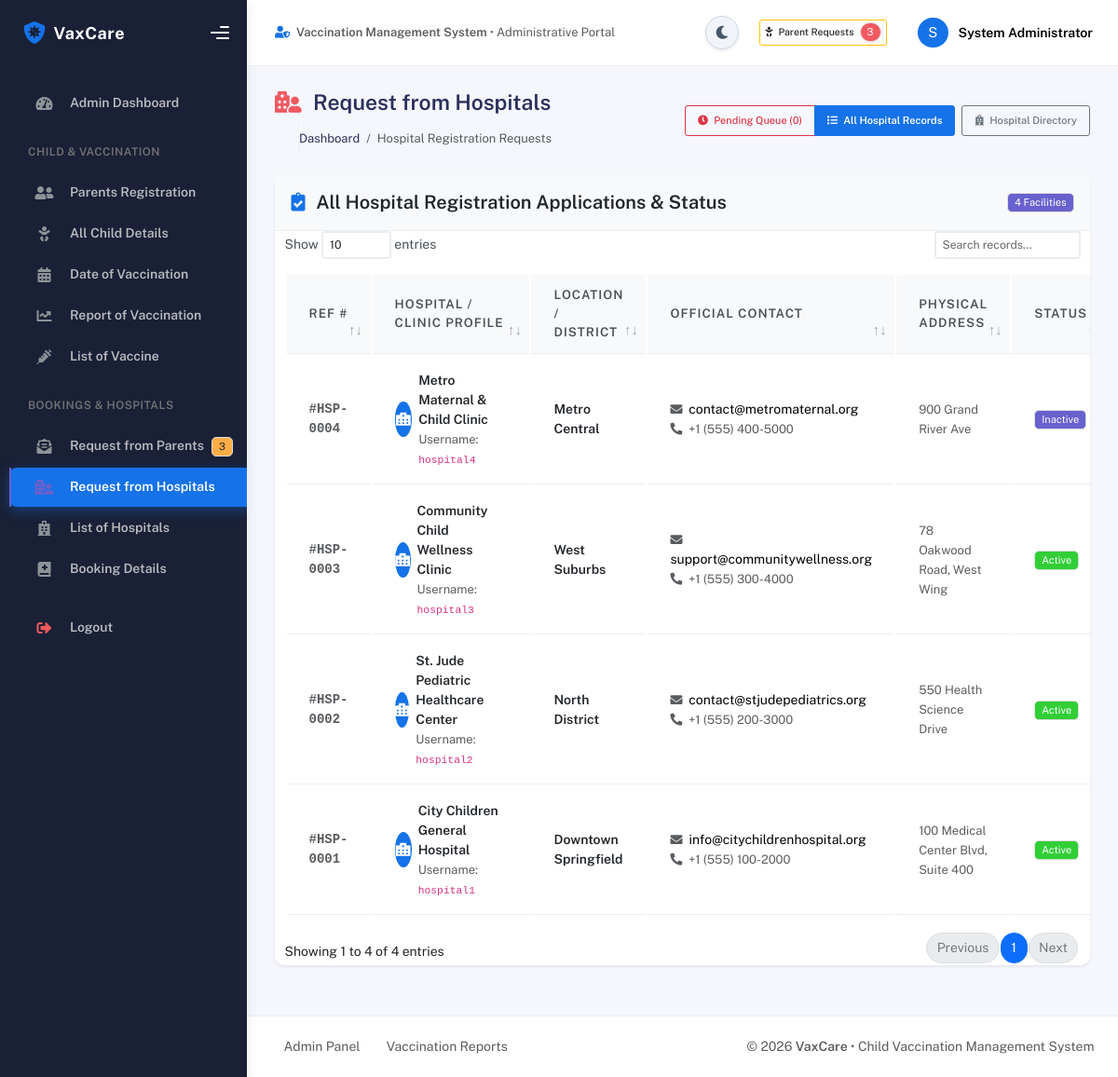
Screenshot of /admin/hospital-requests.php?view=all (signed in) with the database file from the repository.
### tables this page shows
CREATE TABLE hospitals (
    hospital_id INT AUTO_INCREMENT PRIMARY KEY,
    role_id INT NOT NULL,
    hospital_name VARCHAR(150) NOT NULL,
    address TEXT,
    location VARCHAR(150),
    phone VARCHAR(20),
    email VARCHAR(100) UNIQUE,
    username VARCHAR(50) NOT NULL UNIQUE,
    password VARCHAR(255) NOT NULL,
    status ENUM('Active', 'Inactive', 'Pending', 'Rejected') DEFAULT 'Pending',

    FOREIGN KEY (role_id)
        REFERENCES roles(role_id)
        ON UPDATE CASCADE
        ON DELETE RESTRICT
);

### admin/hospital-requests.php (the view, shortened to what this page needs)
<?php
require_once __DIR__ . '/../config/auth.php';
require_once __DIR__ . '/../config/helpers.php';
$viewMode = $_GET['view'] ?? 'pending';
$requests = [];
if ($pdo) {
    try {
        $statusSql = ($viewMode === 'pending') ? "WHERE h.status = 'Pending'" : "WHERE 1=1";
        $stmt = $pdo->query("SELECT h.*,
            (SELECT COUNT(*) FROM bookings b WHERE b.hospital_id = h.hospital_id) as total_bookings
            FROM hospitals h
            $statusSql
            ORDER BY CASE WHEN h.status = 'Pending' THEN 0 ELSE 1 END, h.hospital_id DESC");
        $requests = $stmt->fetchAll();
    } catch (Exception $e) {
        setFlash('error', 'Error loading hospital requests: ' . $e->getMessage());
    }
}
require_once __DIR__ . '/../includes/header.php';
require_once __DIR__ . '/../includes/sidebar.php';
?>
<div class="main-panel">
    <?php require_once __DIR__ . '/../includes/navbar.php'; ?>
    <div class="container">
        <div class="page-inner">
            <div class="page-header d-flex justify-content-between align-items-center mb-4 flex-wrap gap-2">
                <div>
                    <h3 class="fw-bold mb-1"><i class="fas fa-hospital-user text-danger me-2"></i> Request from Hospitals</h3>
                    <ul class="breadcrumbs mb-0 ps-0 list-unstyled d-flex gap-2 text-muted small">
                        <li><a href="index.php" class="text-decoration-none">Dashboard</a></li>
                        <li>/</li>
                        <li class="active">Hospital Registration Requests</li>
                    </ul>
                </div>
                <div class="d-flex align-items-center gap-2">
                    <div class="btn-group" role="group">
                        <a href="hospital-requests.php?view=pending" class="btn btn-sm <?= $viewMode === 'pending' ? 'btn-danger fw-bold' : 'btn-outline-danger' ?>">
                            <i class="fas fa-clock me-1"></i> Pending Queue (<?= $pendingHospitalsCount ?>)
                        </a>
                        <a href="hospital-requests.php?view=all" class="btn btn-sm <?= $viewMode === 'all' ? 'btn-primary fw-bold' : 'btn-outline-primary' ?>">
                            <i class="fas fa-list me-1"></i> All Hospital Records
                        </a>
                    </div>
                    <a href="hospitals.php" class="btn btn-sm btn-outline-secondary">
                        <i class="fas fa-hospital me-1"></i> Hospital Directory
                    </a>
                </div>
            </div>
            <div class="card card-round shadow-sm">
                <div class="card-header bg-light d-flex justify-content-between align-items-center">
                    <div class="card-title text-dark">
                        <i class="fas fa-clipboard-check me-2 text-primary"></i>
                        <?= $viewMode === 'pending' ? 'Pending Hospital Registration Applications Requiring Admin Decision' : 'All Hospital Registration Applications & Status' ?>
                    </div>
                    <span class="badge bg-secondary"><?= count($requests) ?> Facilities</span>
                </div>
                <div class="card-body p-0">
                    <div class="table-responsive">
                        <table class="table table-hover datatable-custom align-middle mb-0">
                            <thead class="table-light">
                                <tr>
                                    <th>Ref #</th>
                                    <th>Hospital / Clinic Profile</th>
                                    <th>Location / District</th>
                                    <th>Official Contact</th>
                                    <th>Physical Address</th>
                                    <th>Status</th>
                                </tr>
                            </thead>
                            <tbody>
                                <?php if (!empty($requests)): ?>
                                    <?php foreach ($requests as $h): ?>
                                        <tr>
                                            <td class="fw-bold font-monospace text-muted">
                                                #HSP-<?= str_pad($h['hospital_id'], 4, '0', STR_PAD_LEFT) ?>
                                            </td>
                                            <td>
                                                <div class="d-flex align-items-center">
                                                    <div class="avatar-circle me-2 bg-primary text-white">
                                                        <i class="fas fa-hospital-alt"></i>
                                                    </div>
                                                    <div>
                                                        <div class="fw-bold text-dark"><?= htmlspecialchars($h['hospital_name']) ?></div>
                                                        <small class="text-muted">Username: <code><?= htmlspecialchars($h['username']) ?></code></small>
                                                    </div>
                                                </div>
                                            </td>
                                            <td>
                                                <div class="fw-bold text-dark"><?= htmlspecialchars($h['location'] ?: 'Unspecified') ?></div>
                                            </td>
                                            <td>
                                                <div><i class="fas fa-envelope text-muted me-1 small"></i> <?= htmlspecialchars($h['email'] ?: 'N/A') ?></div>
                                                <small class="text-muted"><i class="fas fa-phone-alt text-muted me-1 small"></i> <?= htmlspecialchars($h['phone'] ?: 'N/A') ?></small>
                                            </td>
                                            <td>
                                                <small class="text-muted"><?= htmlspecialchars($h['address'] ?: 'Not provided') ?></small>
                                            </td>
                                            <td>
                                                <?= getStatusBadge($h['status']) ?>
                                            </td>
                                        </tr>
                                    <?php endforeach; ?>
                                <?php endif; ?>
                            </tbody>
                        </table>
                    </div>
                </div>
            </div>
        </div>
    </div>
<?php require_once __DIR__ . '/../includes/footer.php'; ?>

### config/helpers.php (shortened to what this page needs)
<?php
function getStatusBadge($status) {
    return match ($status) {
        'Approved'   => '<span class="badge bg-info text-white"><i class="fas fa-check-circle me-1"></i> Approved</span>',
        'Completed'  => '<span class="badge bg-success"><i class="fas fa-check-double me-1"></i> Completed</span>',
        'Vaccinated' => '<span class="badge bg-success"><i class="fas fa-syringe me-1"></i> Vaccinated</span>',
        'Not Vaccinated' => '<span class="badge bg-danger"><i class="fas fa-times me-1"></i> Not Vaccinated</span>',
        'Pending'    => '<span class="badge bg-warning text-dark"><i class="fas fa-clock me-1"></i> Pending</span>',
        'Rejected'   => '<span class="badge bg-danger"><i class="fas fa-ban me-1"></i> Rejected</span>',
        'Active'     => '<span class="badge bg-success">Active</span>',
        'Inactive'   => '<span class="badge bg-secondary">Inactive</span>',
        default      => '<span class="badge bg-secondary">' . htmlspecialchars((string)$status) . '</span>',
    };
}

### includes/header.php (style rules this page uses)
.table th { font-weight: 600; color: #495057; background-color: #f8f9fa; }
.avatar-circle { width: 38px; height: 38px; border-radius: 50%; background: #1572e8; color: #fff; display: flex; align-items: center; justify-content: center; font-weight: bold; }
.table-hover tbody tr { transition: background-color 0.2s ease; }

### rows the page displays
hospitals: hospital_id "0004", hospital_name "Metro Maternal & Child Clinic", username "hospital4", location "Metro Central", email "contact@metromaternal.org", phone "+1 (555) 400-5000", address "900 Grand River Ave", status "Inactive"
hospitals: hospital_id "0003", hospital_name "Community Child Wellness Clinic", username "hospital3", location "West Suburbs", email "support@communitywellness.org", phone "+1 (555) 300-4000", address "78 Oakwood Road, West Wing", status "Active"
hospitals: hospital_id "0002", hospital_name "St. Jude Pediatric Healthcare Center", username "hospital2", location "North District", email "contact@stjudepediatrics.org", phone "+1 (555) 200-3000", address "550 Health Science Drive", status "Active"
hospitals: hospital_id "0001", hospital_name "City Children General Hospital", username "hospital1", location "Downtown Springfield", email "info@citychildrenhospital.org", phone "+1 (555) 100-2000", address "100 Medical Center Blvd, Suite 400", status "Active"

### other values shown
$pendingRequestsCount "3"
substr($currentAdmin['name'] ?? 'A', 0, 1) "S"
$currentAdmin['name'] "System Administrator"
$pendingHospitalsCount "0"
count($requests) "4"
